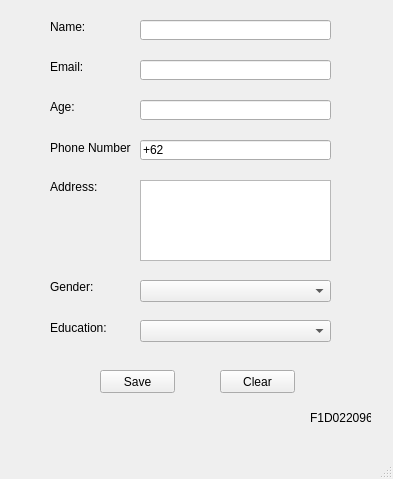
<?xml version="1.0" encoding="UTF-8"?>
<ui version="4.0">
 <class>MainWindow</class>
 <widget class="QMainWindow" name="MainWindow">
  <property name="geometry">
   <rect>
    <x>0</x>
    <y>0</y>
    <width>393</width>
    <height>479</height>
   </rect>
  </property>
  <property name="windowTitle">
   <string>MainWindow</string>
  </property>
  <widget class="QWidget" name="centralwidget">
   <widget class="QLabel" name="label">
    <property name="geometry">
     <rect>
      <x>50</x>
      <y>20</y>
      <width>47</width>
      <height>14</height>
     </rect>
    </property>
    <property name="text">
     <string>Name:</string>
    </property>
   </widget>
   <widget class="QLabel" name="label_2">
    <property name="geometry">
     <rect>
      <x>50</x>
      <y>60</y>
      <width>47</width>
      <height>14</height>
     </rect>
    </property>
    <property name="text">
     <string>Email:</string>
    </property>
   </widget>
   <widget class="QLabel" name="label_3">
    <property name="geometry">
     <rect>
      <x>50</x>
      <y>100</y>
      <width>47</width>
      <height>14</height>
     </rect>
    </property>
    <property name="text">
     <string>Age:</string>
    </property>
   </widget>
   <widget class="QLabel" name="label_4">
    <property name="geometry">
     <rect>
      <x>50</x>
      <y>140</y>
      <width>81</width>
      <height>16</height>
     </rect>
    </property>
    <property name="text">
     <string>Phone Number: </string>
    </property>
   </widget>
   <widget class="QLabel" name="label_5">
    <property name="geometry">
     <rect>
      <x>50</x>
      <y>280</y>
      <width>47</width>
      <height>14</height>
     </rect>
    </property>
    <property name="text">
     <string>Gender:</string>
    </property>
   </widget>
   <widget class="QLabel" name="label_6">
    <property name="geometry">
     <rect>
      <x>50</x>
      <y>320</y>
      <width>61</width>
      <height>16</height>
     </rect>
    </property>
    <property name="text">
     <string>Education:</string>
    </property>
   </widget>
   <widget class="QLineEdit" name="lineEdit">
    <property name="geometry">
     <rect>
      <x>140</x>
      <y>20</y>
      <width>191</width>
      <height>20</height>
     </rect>
    </property>
   </widget>
   <widget class="QLineEdit" name="lineEdit_2">
    <property name="geometry">
     <rect>
      <x>140</x>
      <y>60</y>
      <width>191</width>
      <height>20</height>
     </rect>
    </property>
   </widget>
   <widget class="QTextEdit" name="textEdit">
    <property name="geometry">
     <rect>
      <x>140</x>
      <y>180</y>
      <width>191</width>
      <height>81</height>
     </rect>
    </property>
   </widget>
   <widget class="QLabel" name="label_7">
    <property name="geometry">
     <rect>
      <x>50</x>
      <y>180</y>
      <width>47</width>
      <height>14</height>
     </rect>
    </property>
    <property name="text">
     <string>Address:</string>
    </property>
   </widget>
   <widget class="QComboBox" name="comboBox">
    <property name="geometry">
     <rect>
      <x>140</x>
      <y>280</y>
      <width>191</width>
      <height>22</height>
     </rect>
    </property>
   </widget>
   <widget class="QPushButton" name="pushButton">
    <property name="geometry">
     <rect>
      <x>100</x>
      <y>370</y>
      <width>75</width>
      <height>23</height>
     </rect>
    </property>
    <property name="text">
     <string>Save</string>
    </property>
   </widget>
   <widget class="QPushButton" name="pushButton_2">
    <property name="geometry">
     <rect>
      <x>220</x>
      <y>370</y>
      <width>75</width>
      <height>23</height>
     </rect>
    </property>
    <property name="text">
     <string>Clear</string>
    </property>
   </widget>
   <widget class="QLabel" name="label_8">
    <property name="geometry">
     <rect>
      <x>310</x>
      <y>410</y>
      <width>61</width>
      <height>16</height>
     </rect>
    </property>
    <property name="text">
     <string>F1D022096</string>
    </property>
   </widget>
   <widget class="QLineEdit" name="lineEdit_5">
    <property name="geometry">
     <rect>
      <x>140</x>
      <y>100</y>
      <width>191</width>
      <height>20</height>
     </rect>
    </property>
   </widget>
   <widget class="QLineEdit" name="lineEdit_6">
    <property name="geometry">
     <rect>
      <x>140</x>
      <y>140</y>
      <width>191</width>
      <height>20</height>
     </rect>
    </property>
    <property name="text">
     <string>+62</string>
    </property>
   </widget>
   <widget class="QComboBox" name="comboBox_3">
    <property name="geometry">
     <rect>
      <x>140</x>
      <y>320</y>
      <width>191</width>
      <height>22</height>
     </rect>
    </property>
   </widget>
  </widget>
  <widget class="QMenuBar" name="menubar">
   <property name="geometry">
    <rect>
     <x>0</x>
     <y>0</y>
     <width>393</width>
     <height>22</height>
    </rect>
   </property>
  </widget>
  <widget class="QStatusBar" name="statusbar"/>
 </widget>
 <resources/>
 <connections/>
</ui>
